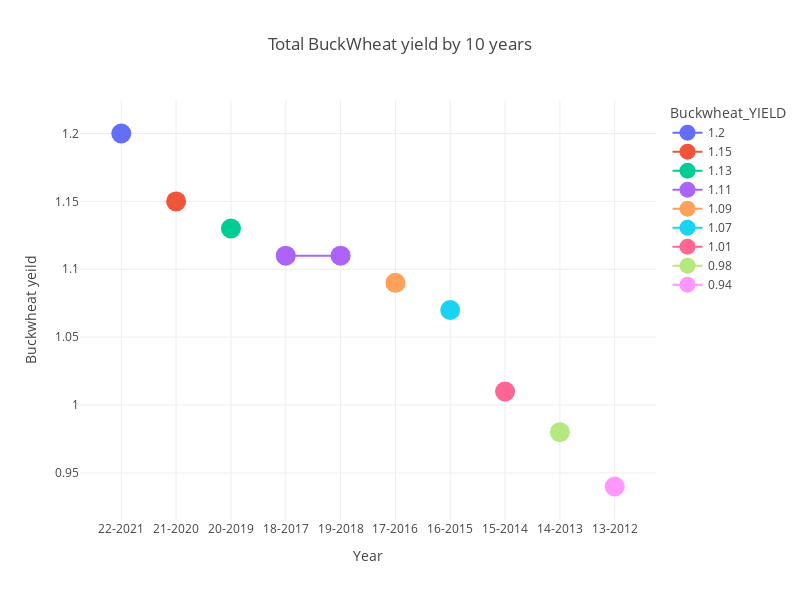

Notebook code cell kept with this figure:
### Code cell
fig = px.line(buckwheat_yield, x='YEAR', y='Buckwheat_YIELD',
             title='Total BuckWheat yield by 10 years',
             labels={'year': 'YEAR', 'Buckwheat yield ': 'Buckwheat_YIELD'},
             color='Buckwheat_YIELD',
             line_shape="linear",
            markers=True,
            
             )

fig.update_layout(xaxis_title='Year', yaxis_title='Buckwheat yeild')
fig.update_layout(template='gridon')
fig.update_traces(marker=dict(size=20))
fig.update_layout(height=600,width=800)
fig.show()

### Figure 1 — Plotly figure (JSON) as saved in the notebook; plotly's stock layout.template omitted (floating-point values rounded to 4 significant figures)
{"data": [{"hovertemplate": "Buckwheat_YIELD=%{y}<br>YEAR=%{x}<extra></extra>", "legendgroup": "1.2", "line": {"color": "#636efa", "dash": "solid", "shape": "linear"}, "marker": {"size": 20, "symbol": "circle"}, "mode": "lines+markers", "name": "1.2", "orientation": "v", "showlegend": true, "type": "scatter", "x": ["22-2021"], "xaxis": "x", "y": [1.2], "yaxis": "y"}, {"hovertemplate": "Buckwheat_YIELD=%{y}<br>YEAR=%{x}<extra></extra>", "legendgroup": "1.15", "line": {"color": "#EF553B", "dash": "solid", "shape": "linear"}, "marker": {"size": 20, "symbol": "circle"}, "mode": "lines+markers", "name": "1.15", "orientation": "v", "showlegend": true, "type": "scatter", "x": ["21-2020"], "xaxis": "x", "y": [1.15], "yaxis": "y"}, {"hovertemplate": "Buckwheat_YIELD=%{y}<br>YEAR=%{x}<extra></extra>", "legendgroup": "1.13", "line": {"color": "#00cc96", "dash": "solid", "shape": "linear"}, "marker": {"size": 20, "symbol": "circle"}, "mode": "lines+markers", "name": "1.13", "orientation": "v", "showlegend": true, "type": "scatter", "x": ["20-2019"], "xaxis": "x", "y": [1.13], "yaxis": "y"}, {"hovertemplate": "Buckwheat_YIELD=%{y}<br>YEAR=%{x}<extra></extra>", "legendgroup": "1.11", "line": {"color": "#ab63fa", "dash": "solid", "shape": "linear"}, "marker": {"size": 20, "symbol": "circle"}, "mode": "lines+markers", "name": "1.11", "orientation": "v", "showlegend": true, "type": "scatter", "x": ["18-2017", "19-2018"], "xaxis": "x", "y": [1.11, 1.11], "yaxis": "y"}, {"hovertemplate": "Buckwheat_YIELD=%{y}<br>YEAR=%{x}<extra></extra>", "legendgroup": "1.09", "line": {"color": "#FFA15A", "dash": "solid", "shape": "linear"}, "marker": {"size": 20, "symbol": "circle"}, "mode": "lines+markers", "name": "1.09", "orientation": "v", "showlegend": true, "type": "scatter", "x": ["17-2016"], "xaxis": "x", "y": [1.09], "yaxis": "y"}, {"hovertemplate": "Buckwheat_YIELD=%{y}<br>YEAR=%{x}<extra></extra>", "legendgroup": "1.07", "line": {"color": "#19d3f3", "dash": "solid", "shape": "linear"}, "marker": {"size": 20, "symbol": "circle"}, "mode": "lines+markers", "name": "1.07", "orientation": "v", "showlegend": true, "type": "scatter", "x": ["16-2015"], "xaxis": "x", "y": [1.07], "yaxis": "y"}, {"hovertemplate": "Buckwheat_YIELD=%{y}<br>YEAR=%{x}<extra></extra>", "legendgroup": "1.01", "line": {"color": "#FF6692", "dash": "solid", "shape": "linear"}, "marker": {"size": 20, "symbol": "circle"}, "mode": "lines+markers", "name": "1.01", "orientation": "v", "showlegend": true, "type": "scatter", "x": ["15-2014"], "xaxis": "x", "y": [1.01], "yaxis": "y"}, {"hovertemplate": "Buckwheat_YIELD=%{y}<br>YEAR=%{x}<extra></extra>", "legendgroup": "0.98", "line": {"color": "#B6E880", "dash": "solid", "shape": "linear"}, "marker": {"size": 20, "symbol": "circle"}, "mode": "lines+markers", "name": "0.98", "orientation": "v", "showlegend": true, "type": "scatter", "x": ["14-2013"], "xaxis": "x", "y": [0.98], "yaxis": "y"}, {"hovertemplate": "Buckwheat_YIELD=%{y}<br>YEAR=%{x}<extra></extra>", "legendgroup": "0.94", "line": {"color": "#FF97FF", "dash": "solid", "shape": "linear"}, "marker": {"size": 20, "symbol": "circle"}, "mode": "lines+markers", "name": "0.94", "orientation": "v", "showlegend": true, "type": "scatter", "x": ["13-2012"], "xaxis": "x", "y": [0.94], "yaxis": "y"}], "layout": {"height": 600, "legend": {"title": {"text": "Buckwheat_YIELD"}, "tracegroupgap": 0}, "title": {"text": "Total BuckWheat yield by 10 years"}, "width": 800, "xaxis": {"anchor": "y", "domain": [0, 1], "title": {"text": "Year"}}, "yaxis": {"anchor": "x", "categoryarray": [0.94, 0.98, 1.01, 1.07, 1.09, 1.11, 1.13, 1.15, 1.2], "categoryorder": "array", "domain": [0, 1], "title": {"text": "Buckwheat yeild"}}}}
